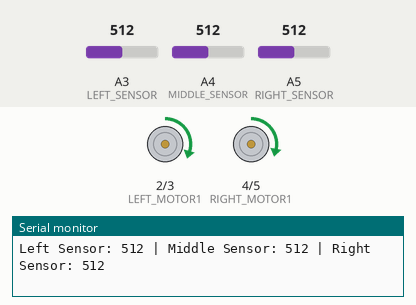
Recording of a sketch running on a simulated Arduino Uno, built with avr-gcc and run on an emulated ATmega328P. Shown: motor-driver pin pairs drawn as motors (green arrow = first pin HIGH = forward, orange = second pin HIGH = backward, longer = more drive, scaled by the enable pin), the last lines printed to the serial monitor. The inputs (shaded band) are chosen by the test bench; at power-on: A3 (LEFT_SENSOR) = 512, A4 (MIDDLE_SENSOR) = 512, A5 (RIGHT_SENSOR) = 512.

Above: at 1.2 s.
1.3 s: A3 (LEFT_SENSOR) set to 176
4.3 s: A3 (LEFT_SENSOR) set to 150
At 4.7 s:
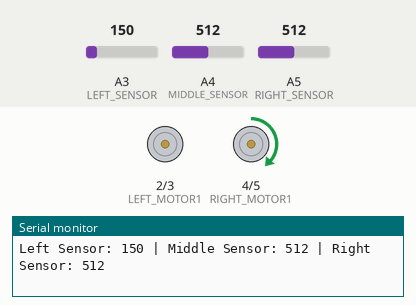
5.9 s: A3 (LEFT_SENSOR) set to 1023
At 6.9 s:
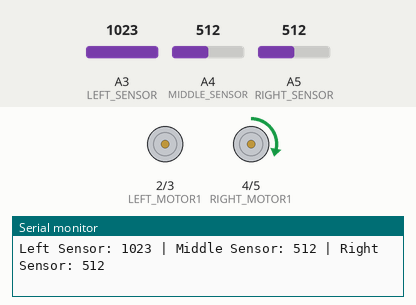
7.5 s: A4 (MIDDLE_SENSOR) set to 174
10.5 s: A4 (MIDDLE_SENSOR) set to 149
At 11.2 s:
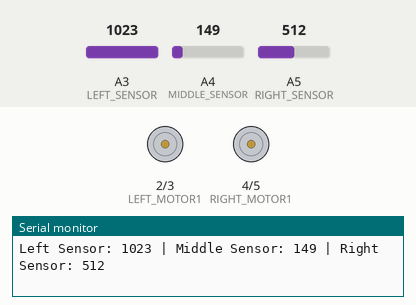
12.0 s: A5 (RIGHT_SENSOR) set to 174
15.0 s: A5 (RIGHT_SENSOR) set to 147
At 15.5 s:
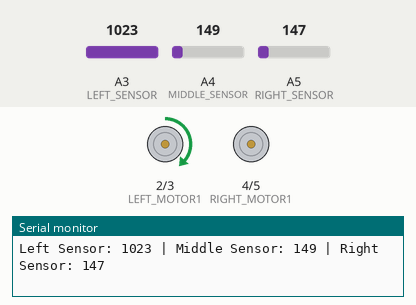
Timing chart, 0 to 17.6 s (numbered marks = the images above; inputs shaded):
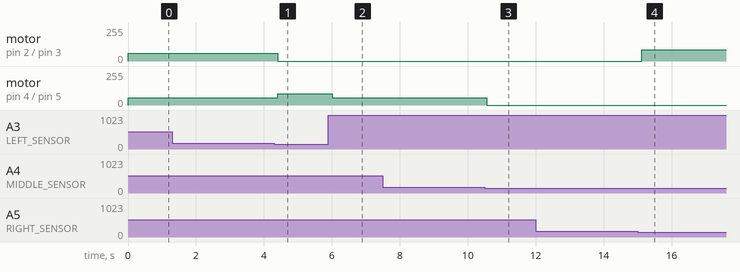

Measured:
- the behaviour switches between 165 and 164 on A3 (LEFT_SENSOR) (found by bisection; images 0 and 1)
- the behaviour switches between 165 and 164 on A4 (MIDDLE_SENSOR) (found by bisection; images 2 and 3)
- the behaviour switches between 165 and 164 on A5 (RIGHT_SENSOR) (found by bisection; images 3 and 4)
- after the input at 4.3 s, motor on pin 2 (LEFT_MOTOR1) / pin 3 (LEFT_MOTOR2): forward 60/255 → stopped after 0.11 s; motor on pin 4 (RIGHT_MOTOR1) / pin 5 (RIGHT_MOTOR2): forward 55/255 → forward 85/255 after 0.11 s
- after the input at 5.9 s, motor on pin 4 (RIGHT_MOTOR1) / pin 5 (RIGHT_MOTOR2): forward 85/255 → forward 55/255 after 0.11 s
- after the input at 10.5 s, motor on pin 4 (RIGHT_MOTOR1) / pin 5 (RIGHT_MOTOR2): forward 55/255 → stopped after 0.06 s
- after the input at 15.0 s, motor on pin 2 (LEFT_MOTOR1) / pin 3 (LEFT_MOTOR2): stopped → forward 85/255 after 0.12 s

The sketch:

PID_Controlled_Line_Follower_Code.ino
```cpp
// Motor control pins for the left side
#define LEFT_MOTOR1 2
#define LEFT_MOTOR2 3

// Motor control pins for the right side
#define RIGHT_MOTOR1 4
#define RIGHT_MOTOR2 5

#define ENA 10
#define ENB 9

// IR Sensor Pins
#define LEFT_SENSOR A3
#define MIDDLE_SENSOR A4
#define RIGHT_SENSOR A5

float Kp = 4.35;
float Ki = 0.0;
float Kd = 0.0;
float PIDvalue = 0;
float P = 0, I = 0, D = 0;
float previousError = 0;

double leftProportional, rightProportional;

int error=0;

double setPoint = 1023;

void setup() {
  // Configure motor control pins as outputs
  pinMode(LEFT_MOTOR1, OUTPUT);
  pinMode(LEFT_MOTOR2, OUTPUT);
  pinMode(RIGHT_MOTOR1, OUTPUT);
  pinMode(RIGHT_MOTOR2, OUTPUT);
  pinMode(ENA, OUTPUT);
  pinMode(ENB, OUTPUT);

  pinMode(LEFT_SENSOR, INPUT);
  pinMode(MIDDLE_SENSOR, INPUT);
  pinMode(RIGHT_SENSOR, INPUT);

  // Initialize serial communication
  Serial.begin(9600);
}

void loop() {
  int leftSensorValue = analogRead(LEFT_SENSOR);
  int middleSensorValue = analogRead(MIDDLE_SENSOR);
  int rightSensorValue = analogRead(RIGHT_SENSOR);

  leftProportional = Kp * (setPoint - leftSensorValue);
  rightProportional = Kp * (setPoint - rightSensorValue);

  // Display sensor values on the serial monitor
  Serial.print("Left Sensor: ");
  Serial.print(leftSensorValue);
  Serial.print(" | Middle Sensor: ");
  Serial.print(middleSensorValue);
  Serial.print(" | Right Sensor: ");
  Serial.println(rightSensorValue);

  // Implement line-following logic based on sensor readings
  if ((leftSensorValue < 165 && middleSensorValue >= 165 && rightSensorValue < 165) || (leftSensorValue >= 165 && middleSensorValue >= 165 && rightSensorValue >= 165)) {
    error=0;
    calculatePID();
    motorPIDcontrol();
    moveForward(leftProportional, rightProportional);
  } else if ((leftSensorValue >= 165 && middleSensorValue < 165 && rightSensorValue < 165) || (leftSensorValue >= 165 && middleSensorValue >= 165 && rightSensorValue < 165)) {
    error=-1;
    calculatePID();
    turnRight();
  } else if ((leftSensorValue < 165 && middleSensorValue < 165 && rightSensorValue >= 165) || (leftSensorValue < 165 && middleSensorValue >= 165 && rightSensorValue >= 165)) {
    error=-1;
    calculatePID();
    turnLeft();
  } else {
    stopMotors();
  }
}

// Rest of your motor control functions remain the same

// Function to move the car forward
void moveForward(double leftSpeed, double rightSpeed) {
  analogWrite(ENA, 60); // Set the enable (speed) to 55
  analogWrite(ENB, 55); // Set the enable (speed) to 55
  analogWrite(LEFT_MOTOR1, leftSpeed);
  digitalWrite(LEFT_MOTOR2, LOW);
  analogWrite(RIGHT_MOTOR1, rightSpeed);
  digitalWrite(RIGHT_MOTOR2, LOW);
}

// Function to move the car backward
void moveBackward() {
  analogWrite(ENA, 60); // Set the enable (speed) to 55
  analogWrite(ENB, 55); // Set the enable (speed) to 55
  digitalWrite(LEFT_MOTOR1, LOW);
  digitalWrite(LEFT_MOTOR2, HIGH);
  digitalWrite(RIGHT_MOTOR1, LOW);
  digitalWrite(RIGHT_MOTOR2, HIGH);
}

// Function to turn the car left
void turnLeft() {
  analogWrite(ENA, 0);
  analogWrite(ENB, 85); // Set the enable (speed) to 55
  digitalWrite(LEFT_MOTOR1, LOW);
  digitalWrite(LEFT_MOTOR2, LOW);
  digitalWrite(RIGHT_MOTOR1, HIGH);
  digitalWrite(RIGHT_MOTOR2, LOW);
}

// Function to turn the car right
void turnRight() {
  analogWrite(ENA, 85); // Set the enable (speed) to 55
  analogWrite(ENB, 0);
  digitalWrite(LEFT_MOTOR1, HIGH);
  digitalWrite(LEFT_MOTOR2, LOW);
  digitalWrite(RIGHT_MOTOR1, LOW);
  digitalWrite(RIGHT_MOTOR2, LOW);
}

// Function to stop the motors
void stopMotors() {
  analogWrite(ENA, 0);
  analogWrite(ENB, 0);
  digitalWrite(LEFT_MOTOR1, LOW);
  digitalWrite(LEFT_MOTOR2, LOW);
  digitalWrite(RIGHT_MOTOR1, LOW);
  digitalWrite(RIGHT_MOTOR2, LOW);
}

void motorPIDcontrol() {
  int leftMotorSpeed = leftMotorSpeed + PIDvalue;
  int rightMotorSpeed = rightMotorSpeed - PIDvalue;

  constrain(leftMotorSpeed, 55, 90);
  constrain(rightMotorSpeed, 55, 90);

}

void calculatePID() {
  P = error;
  I = I + error;
  D = error - previousError;
  PIDvalue = (Kp * P) + (Ki * I) + (Kd * D);
  previousError = error;
}
```
